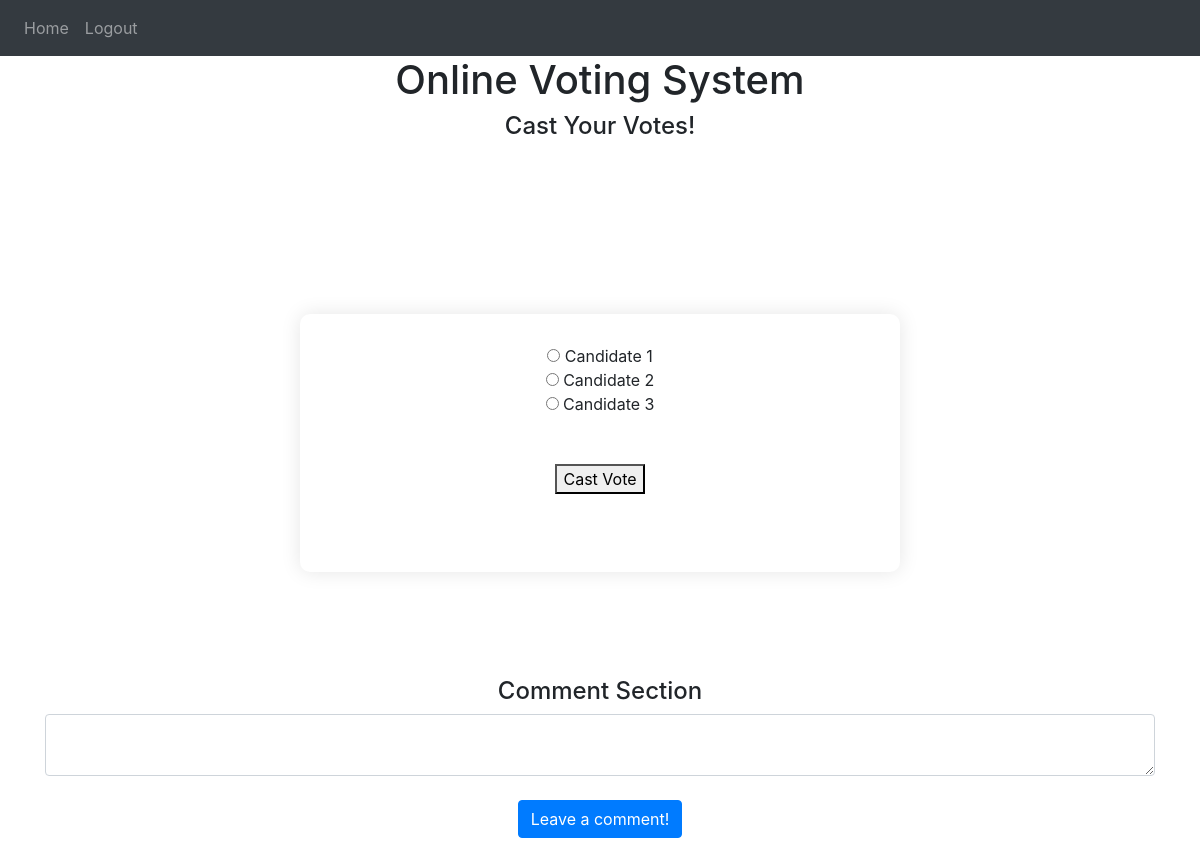
Page / (signed in) on the earlier database version.
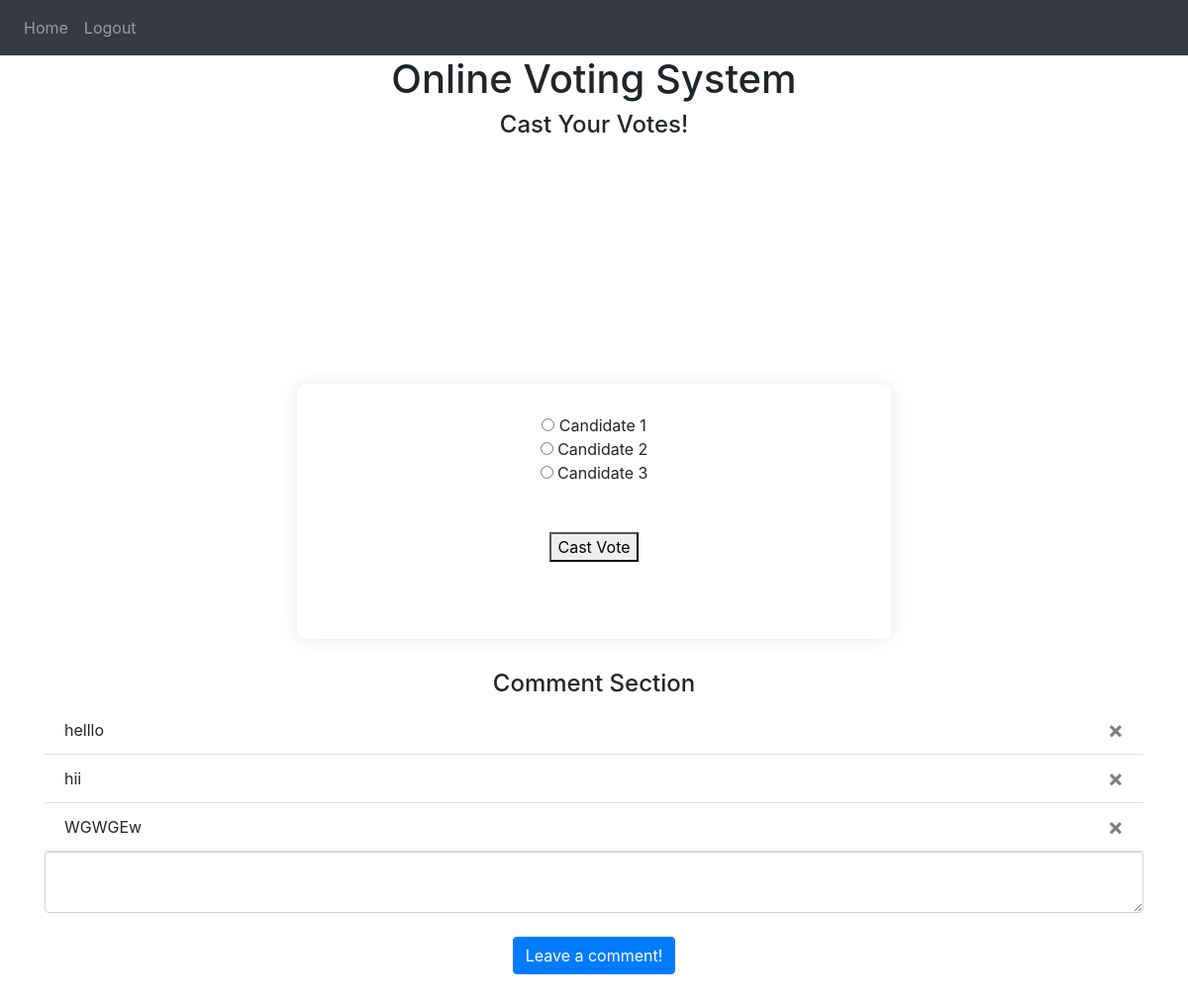
Same page on the later database version.
### website/models.py (models this page shows)
class Note(db.Model):
    id = db.Column(db.Integer, primary_key=True)
    data = db.Column(db.String(10000))
    date = db.Column(db.DateTime(timezone=True), default=func.now())
    user_id = db.Column(db.Integer, db.ForeignKey('user.id'))

### website/views.py (the view, shortened to what this page needs)
@views.route('/', methods=['GET', 'POST'])
@login_required
def home():
    return render_template("home.html", user=current_user)

### website/__init__.py (called while the page is built)
def create_app():
    app = Flask(__name__)
    app.config['SECRET_KEY'] = 'hjshjhdjah kjshkjdhjs'
    app.config['SQLALCHEMY_DATABASE_URI'] = f'sqlite:///{DB_NAME}'
    db.init_app(app)
    from .views import views
    from .auth import auth
    app.register_blueprint(views, url_prefix='/')
    app.register_blueprint(auth, url_prefix='/')
    from .models import User, Note, Vote
    with app.app_context():
        db.create_all()
    login_manager = LoginManager()
    login_manager.login_view = 'auth.login'
    login_manager.init_app(app)
    @login_manager.user_loader
    def load_user(id):
        return User.query.get(int(id))
    return app

### website/templates/home.html (shortened to what this page needs)
{% extends "base.html" %} {% block title %}Online Voting System{% endblock %} {% block content
%}
<h1 align="center">Online Voting System</h1>
<h4 align= "center"> Cast Your Votes!</h4align> </h4>
<br></br>
<div class="vote-container" align="center">
  <form method="POST" action="{{ url_for('views.cast_vote') }}">
    <input type="radio" name="voted_candidate" value="Candidate 1"> Candidate 1<br>
    <input type="radio" name="voted_candidate" value="Candidate 2"> Candidate 2<br>
    <input type="radio" name="voted_candidate" value="Candidate 3"> Candidate 3<br>
    <br><br>
    <button type="submit">Cast Vote</button>
</form>
    <br>
    <br>
</div>
<br></br>
<br></br>
<br></br>
<br></br>
<br></br>
<br></br>
<br></br>
<br></br>
<br></br>
<br></br>
<h4 align= "center"> Comment Section</h4align> </h4>
<ul class="list-group list-group-flush" id="notes">
  {% for note in user.notes %}
  <li class="list-group-item">
    {{ note.data }}
    <button type="button" class="close" onClick="deleteNote('{{ note.id }}')">
      <span aria-hidden="true">&times;</span>
    </button>
  </li>
  {% endfor %}
</ul>
<form method="POST">
  <textarea name="note" id="note" class="form-control"></textarea>
  <br />
  <div align="center">
    <button type="submit" class="btn btn-primary">Leave a comment!</button>
  </div>
</form>
<br></br>
{% endblock %}

### website/templates/base.html (shortened to what this page needs)
<!DOCTYPE html>
<html>
  <head>
    <link
      rel="stylesheet"
      href="https://stackpath.bootstrapcdn.com/bootstrap/4.4.1/css/bootstrap.min.css"
    />
    <link
      rel="stylesheet"
      href="https://stackpath.bootstrapcdn.com/font-awesome/4.7.0/css/font-awesome.min.css"
    />
  </head>
  <body>
    <nav class="navbar navbar-expand-lg navbar-dark bg-dark">
      <div class="collapse navbar-collapse" id="navbar">
        <div class="navbar-nav">
          {% if user.is_authenticated %}
          <a class="nav-item nav-link" id="home" href="/">Home</a>
          <a class="nav-item nav-link" id="logout" href="/logout">Logout</a>
          {% else %}
          <a class="nav-item nav-link" id="login" href="/login">Login</a>
          <a class="nav-item nav-link" id="signUp" href="/sign-up">Sign Up</a>
          {% endif %}
        </div>
      </div>
    </nav>
    <div class="container">{% block content %} {% endblock %}</div>
  </body>
</html>

### website/templates/home.html (style rules this page uses)
.vote-container { background: white; padding: 30px; border-radius: 10px; box-shadow: 0px 0px 20px rgba(0, 0, 0, 0.1); text-align: center; position: absolute; top: 50%; left: 50%; transform: translate(-50%, -50%); width: 50%; }

Differences in the rows shown:
added Note: data "helllo"
added Note: data "hii"
added Note: data "WGWGEw"
